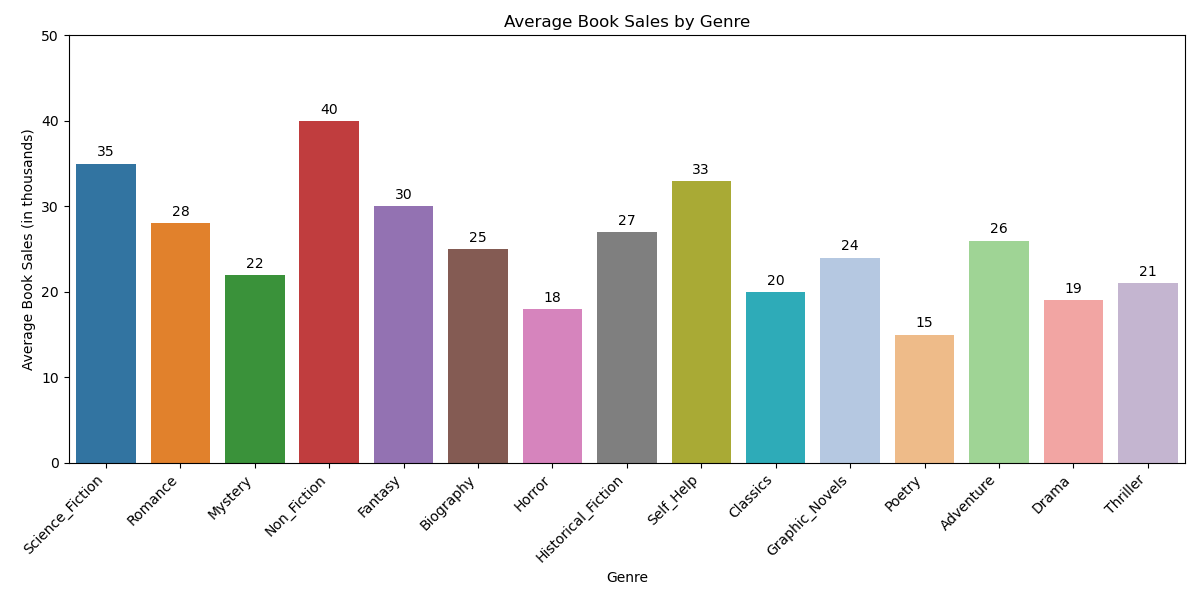

Recreate this plot in Python.

import seaborn as sns
import matplotlib.pyplot as plt
import pandas as pd

data = {
    'Genre': ['Science_Fiction', 'Romance', 'Mystery', 'Non_Fiction', 'Fantasy', 'Biography', 'Horror', 
              'Historical_Fiction', 'Self_Help', 'Classics', 'Graphic_Novels', 'Poetry', 'Adventure', 'Drama', 'Thriller'],
    'Average_Book_Sales': [35, 28, 22, 40, 30, 25, 18, 27, 33, 20, 24, 15, 26, 19, 21]
}

df = pd.DataFrame(data)

f, ax = plt.subplots(figsize=(12, 6))

palette = ['#1f77b4', '#ff7f0e', '#2ca02c', '#d62728', '#9467bd', '#8c564b', 
           '#e377c2', '#7f7f7f', '#bcbd22', '#17becf', '#aec7e8', '#ffbb78', 
           '#98df8a', '#ff9896', '#c5b0d5']

sns.barplot(y='Average_Book_Sales', x='Genre', data=df,
            palette=palette, orient='v', ax=ax, dodge=False)

ax.set(ylim=(0, 50), xlabel="Genre", ylabel="Average Book Sales (in thousands)")
ax.set_title('Average Book Sales by Genre')

for container in ax.containers:
    ax.bar_label(container, label_type='edge', padding=3)

plt.xticks(rotation=45, ha='right')
plt.tight_layout()
plt.show()
